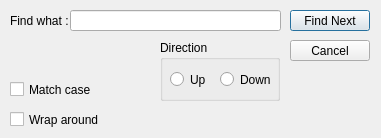
<?xml version="1.0" encoding="UTF-8"?>
<ui version="4.0">
 <class>FindDialog</class>
 <widget class="QDialog" name="FindDialog">
  <property name="windowModality">
   <enum>Qt::NonModal</enum>
  </property>
  <property name="geometry">
   <rect>
    <x>0</x>
    <y>0</y>
    <width>381</width>
    <height>138</height>
   </rect>
  </property>
  <property name="minimumSize">
   <size>
    <width>381</width>
    <height>138</height>
   </size>
  </property>
  <property name="maximumSize">
   <size>
    <width>381</width>
    <height>138</height>
   </size>
  </property>
  <property name="windowTitle">
   <string>Find</string>
  </property>
  <property name="windowIcon">
   <iconset>
    <normaloff>C:/Users/Fern Aerell/Downloads/RellPad.png</normaloff>C:/Users/Fern Aerell/Downloads/RellPad.png</iconset>
  </property>
  <property name="sizeGripEnabled">
   <bool>false</bool>
  </property>
  <property name="modal">
   <bool>true</bool>
  </property>
  <widget class="QLabel" name="label">
   <property name="geometry">
    <rect>
     <x>10</x>
     <y>10</y>
     <width>61</width>
     <height>21</height>
    </rect>
   </property>
   <property name="text">
    <string>Find what : </string>
   </property>
  </widget>
  <widget class="QLineEdit" name="lineEdit">
   <property name="geometry">
    <rect>
     <x>70</x>
     <y>10</y>
     <width>211</width>
     <height>21</height>
    </rect>
   </property>
  </widget>
  <widget class="QPushButton" name="pushButton">
   <property name="geometry">
    <rect>
     <x>290</x>
     <y>10</y>
     <width>80</width>
     <height>21</height>
    </rect>
   </property>
   <property name="text">
    <string>Find Next</string>
   </property>
  </widget>
  <widget class="QPushButton" name="pushButton_2">
   <property name="geometry">
    <rect>
     <x>290</x>
     <y>40</y>
     <width>80</width>
     <height>21</height>
    </rect>
   </property>
   <property name="text">
    <string>Cancel</string>
   </property>
  </widget>
  <widget class="QGroupBox" name="groupBox">
   <property name="geometry">
    <rect>
     <x>160</x>
     <y>40</y>
     <width>120</width>
     <height>61</height>
    </rect>
   </property>
   <property name="title">
    <string>Direction</string>
   </property>
   <widget class="QRadioButton" name="radioButton">
    <property name="geometry">
     <rect>
      <x>10</x>
      <y>30</y>
      <width>84</width>
      <height>19</height>
     </rect>
    </property>
    <property name="text">
     <string>Up</string>
    </property>
   </widget>
   <widget class="QRadioButton" name="radioButton_2">
    <property name="geometry">
     <rect>
      <x>60</x>
      <y>30</y>
      <width>84</width>
      <height>19</height>
     </rect>
    </property>
    <property name="text">
     <string>Down</string>
    </property>
   </widget>
  </widget>
  <widget class="QCheckBox" name="checkBox">
   <property name="geometry">
    <rect>
     <x>10</x>
     <y>80</y>
     <width>91</width>
     <height>19</height>
    </rect>
   </property>
   <property name="text">
    <string>Match case</string>
   </property>
  </widget>
  <widget class="QCheckBox" name="checkBox_2">
   <property name="geometry">
    <rect>
     <x>10</x>
     <y>110</y>
     <width>91</width>
     <height>19</height>
    </rect>
   </property>
   <property name="text">
    <string>Wrap around</string>
   </property>
  </widget>
 </widget>
 <resources/>
 <connections/>
</ui>
